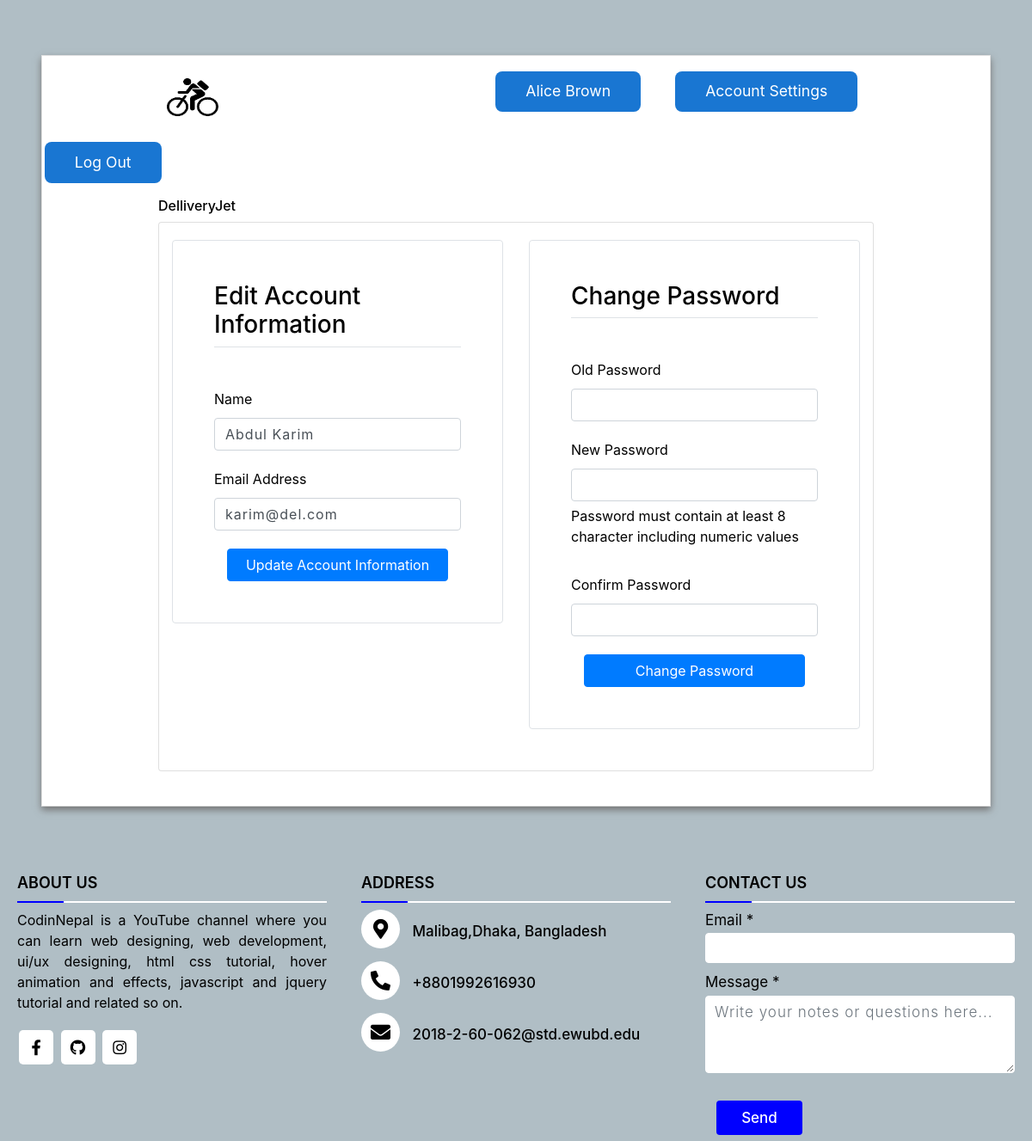
Page /account-settings/4/ (signed in) on the committed database.
### users/models.py (models this page shows, shortened)
class User(AbstractBaseUser):
    email = models.EmailField(max_length=255, unique=True)
    name = models.CharField(max_length=255)
    date_joined = models.DateTimeField(auto_now_add=True)
    is_buyer = models.BooleanField(default=False)
    is_company = models.BooleanField(default=False)
    is_DeliveryMan = models.BooleanField(default=False)
    is_active = models.BooleanField(default=True)
    is_staff = models.BooleanField(default=False)
    is_admin = models.BooleanField(default=False)
    USERNAME_FIELD = 'email'
    REQUIRED_FIELDS = ['name']  # Email & Password are required by default.
    objects = MyUserManager()

### users/views.py (the view, shortened to what this page needs)
# urls.py: path('account-settings/<str:pk>/', account_settings, name='account-settings'),
@login_required(login_url='login')
def account_settings(request, pk):
    user = User.objects.get(id=pk)
    information_form = AccountInformationForm(instance=user)
    password_form = PasswordChangeForm(request.user)
    context = {
        'information_form': information_form,
        'password_form': password_form,
    }
    return render(request, 'account-settings.html', context)

### users/forms.py
class AccountInformationForm(ModelForm):
    class Meta:
        model = User
        fields = ('name', 'email')

### users/templates/account-settings.html (shortened to what this page needs)
{% extends "base.html" %}
{% load static %}
{% load widget_tweaks %}
{% block content %}
<html>
    <head>
        <link rel="stylesheet" href="https://stackpath.bootstrapcdn.com/bootstrap/4.3.1/css/bootstrap.min.css">
</head>
<body>
<div class="container-fluid px-1 px-md-5 px-lg-1 px-xl-5 py-5 mx-auto">
    <div class="card card0 border-4">
        <div class="row d-flex">
                <div class="card1 ">
                     <div > <img src="{% static 'assets/favicon.png' %}" class="logo">
                        <button class="mbtn blue"  ><a href= "{% url 'home' %}">{{request.user.name}}</a></button>
                        <button class="mbtn blue"  ><a href= "">Account Settings</a></button>
                        <button class="mbtn blue" > <a href="{% url 'logout' %}">Log Out </a></button>
                        <div class="relative"><h6><a href="{% url 'home' %}">DelliveryJet</a></h6></div>
                    </div>
                </div>
                <div class="card2 card border-2">
<section class="site-section">
    <div class="container">
        <div class="row">
            <div class="col-lg-6 mb-5">
                <form class="p-4 p-md-5 border rounded" method="post" action="">
                    <h3 class="text-black mb-5 border-bottom pb-2">Edit Account Information</h3>
                    <div class="row form-group">
                        <div class="col-md-12 mb-3 mb-md-0">
                            <label class="text-black">Name</label>
                            {{ information_form.name|add_class:"form-control" }}
                        </div>
                    </div>
                    <div class="row form-group">
                        <div class="col-md-12 mb-3 mb-md-0">
                            <label class="text-black">Email Address</label>
                            {{ information_form.email|add_class:"form-control" }}
                        </div>
                    </div>
                    <div class="col-12">
                        <button class="btn btn-block btn-primary btn-md" type="submit">Update Account Information
                        </button>
                    </div>
                </form>
            </div>
            <div class="col-lg-6 mb-5">
                <form class="p-4 p-md-5 border rounded" method="post" action="">
                    <h3 class="text-black mb-5 border-bottom pb-2">Change Password</h3>
                    <div class="row form-group">
                        <div class="col-md-12 mb-3 mb-md-0">
                            <label class="text-black">Old Password</label>
                            {{ password_form.old_password|add_class:"form-control" }}
                        </div>
                    </div>
                    <div class="row form-group">
                        <div class="col-md-12 mb-3 mb-md-0">
                            <label class="text-black">New Password</label>
                            {{ password_form.new_password1|add_class:"form-control" }}
                            <p>Password must contain at least 8 character including numeric values</p>
                        </div>
                    </div>
                    <div class="row form-group">
                        <div class="col-md-12 mb-3 mb-md-0">
                            <label class="text-black">Confirm Password</label>
                            {{ password_form.new_password2|add_class:"form-control" }}
                        </div>
                    </div>
                    <div class="col-12">
                        <button class="btn btn-block btn-primary btn-md" type="submit">Change Password
                        </button>
                    </div>
                </form>
            </div>
        </div>
    </div>
</section>
</div>
</div>
</div>
</div>
</body>
</html>
{% endblock %}

### users/templates/account-settings.html (style rules this page uses)
body { color: #000; overflow-x: hidden; height: 100%; background-color: #B0BEC5; background-repeat: no-repeat }
.card0 { box-shadow: 0px 4px 8px 0px #757575; border-radius: 0px }
.card2 { margin: 0px 150px; width:100%; margin-bottom: 40px ; padding-top: 20px; }
.logo { width: 370px; height: 70px; margin-top: 10px; margin-left: 150px; padding-right: 290px; }
::placeholder { color: #BDBDBD; opacity: 1; font-weight: 300 }
input, textarea { padding: 10px 12px 10px 12px; border: 1px solid lightgrey; border-radius: 2px; margin-bottom: 5px; margin-top: 2px; width: 100%; box-sizing: border-box; color: #2C3E50; font-size: 14px; letter-spacing: 1px }
a { color: inherit; cursor: pointer }
button.mbtn { padding:0.6em 2em; border-radius: 8px; color:#fff; background-color:#1976d2; font-size:1.1em; border: 0; cursor:pointer; margin:1em; }
button.mbtn.blue { background-color:#1976d2; }
div.relative { position: relative; left: 150px; width: fit-content; }

### rows in the picture
User: user.name "Alice Brown"
User: name "Abdul Karim", email "karim@del.com"
